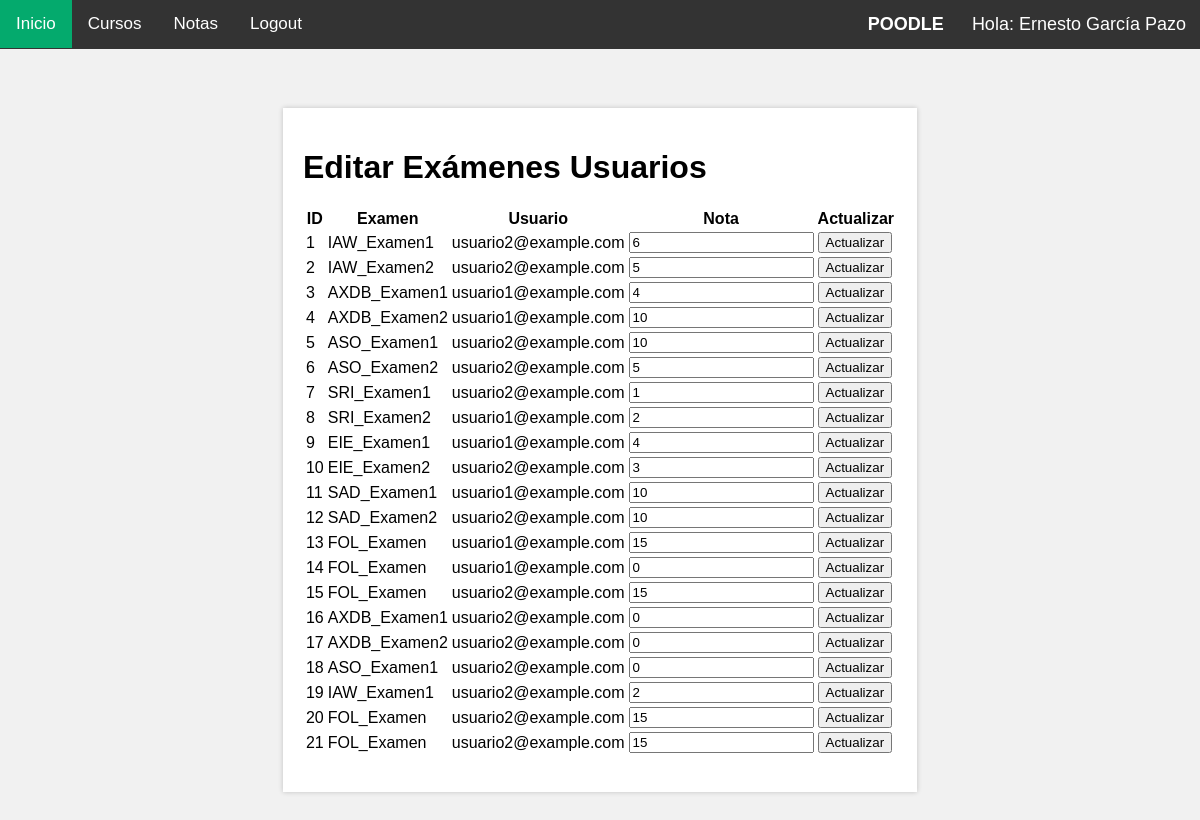
Screenshot of /checknotaprofe.php (signed in) with the database file from the repository.
### tables this page shows
CREATE TABLE `examenes_usuarios` (
  `id` int(11) NOT NULL,
  `examen` int(11) DEFAULT NULL,
  `usuario` varchar(40) DEFAULT NULL,
  `nota` int(11) DEFAULT NULL
);

CREATE TABLE `examenes` (
  `id` int(11) NOT NULL,
  `titulo` text DEFAULT NULL,
  `grupo` int(11) DEFAULT NULL,
  `fk_categoria` int(11) DEFAULT NULL,
  `puntuacionTotal` int(11) DEFAULT NULL,
  `borrado` tinyint(1) DEFAULT NULL,
  `creador` varchar(40) DEFAULT NULL
);

### checknotaprofe.php (the view, shortened to what this page needs)
<!DOCTYPE html>
<html lang="en">
<head>
  <link rel="stylesheet" href="style.css">
</head>
<body>
  <div class="prompt-box">
    <?php require './navbar.php'; ?>
    <div class="content">
      <p>
      <?php
    $conn = getconn();
  $sql = "SELECT examenes_usuarios.id, examenes.titulo, examenes_usuarios.usuario, examenes_usuarios.nota
          FROM examenes_usuarios
          INNER JOIN examenes ON examenes_usuarios.examen = examenes.id";
  $result = mysqli_query($conn, $sql);
  ?>
  <!DOCTYPE html>
  <html>
  <head>
  </head>
  <body>
      <h1>Editar Exámenes Usuarios</h1>
      <table>
          <tr>
              <th>ID</th>
              <th>Examen</th>
              <th>Usuario</th>
              <th>Nota</th>
              <th>Actualizar</th>
          </tr>
          <?php while ($row = mysqli_fetch_assoc($result)): ?>
          <tr>
              <form method="POST" action="<?php echo $_SERVER['PHP_SELF']; ?>">
                  <td><?php echo $row['id']; ?></td>
                  <td><?php echo $row['titulo']; ?></td>
                  <td><?php echo $row['usuario']; ?></td>
                  <td><input type="text" name="nota" value="<?php echo $row['nota']; ?>"></td>
                  <td>
                      <input type="submit" name="update" value="Actualizar">
                  </td>
              </form>
          </tr>
          <?php endwhile; ?>
      </table>
  </body>
  </html>
      </p>
    </div>
  </div>
</body>
</html>

### style.css (style rules this page uses)
body { font-family: Verdana, sans-serif; display: flex; justify-content: center; align-items: center; height: 100vh; margin: 0; background-color: #f1f1f1; padding-top: 50px; }
.content { padding: 20px; background-color: white; max-width: 100%; box-shadow: 0 0 5px rgba(0, 0, 0, 0.2); }

### rows the page displays
examenes_usuarios: id "1", examen.titulo "IAW_Examen1", usuario "usuario2@example.com", nota "6"
examenes_usuarios: id "2", examen.titulo "IAW_Examen2", usuario "usuario2@example.com", nota "5"
examenes_usuarios: id "3", examen.titulo "AXDB_Examen1", usuario "usuario1@example.com", nota "4"
examenes_usuarios: id "4", examen.titulo "AXDB_Examen2", usuario "usuario1@example.com", nota "10"
examenes_usuarios: id "5", examen.titulo "ASO_Examen1", usuario "usuario2@example.com", nota "10"
examenes_usuarios: id "6", examen.titulo "ASO_Examen2", usuario "usuario2@example.com", nota "5"
examenes_usuarios: id "7", examen.titulo "SRI_Examen1", usuario "usuario2@example.com", nota "1"
examenes_usuarios: id "8", examen.titulo "SRI_Examen2", usuario "usuario1@example.com", nota "2"
examenes_usuarios: id "9", examen.titulo "EIE_Examen1", usuario "usuario1@example.com", nota "4"
examenes_usuarios: id "10", examen.titulo "EIE_Examen2", usuario "usuario2@example.com", nota "3"
examenes_usuarios: id "11", examen.titulo "SAD_Examen1", usuario "usuario1@example.com", nota "10"
examenes_usuarios: id "12", examen.titulo "SAD_Examen2", usuario "usuario2@example.com", nota "10"
examenes_usuarios: id "13", examen.titulo "FOL_Examen", usuario "usuario1@example.com", nota "15"
examenes_usuarios: id "14", examen.titulo "FOL_Examen", usuario "usuario1@example.com", nota "0"
examenes_usuarios: id "15", examen.titulo "FOL_Examen", usuario "usuario2@example.com", nota "15"
examenes_usuarios: id "16", examen.titulo "AXDB_Examen1", usuario "usuario2@example.com", nota "0"
examenes_usuarios: id "17", examen.titulo "AXDB_Examen2", usuario "usuario2@example.com", nota "0"
examenes_usuarios: id "18", examen.titulo "ASO_Examen1", usuario "usuario2@example.com", nota "0"
examenes_usuarios: id "19", examen.titulo "IAW_Examen1", usuario "usuario2@example.com", nota "2"
examenes_usuarios: id "20", examen.titulo "FOL_Examen", usuario "usuario2@example.com", nota "15"
examenes_usuarios: id "21", examen.titulo "FOL_Examen", usuario "usuario2@example.com", nota "15"

### other values shown
$nombre "Ernesto"
$apellidos "García Pazo"
